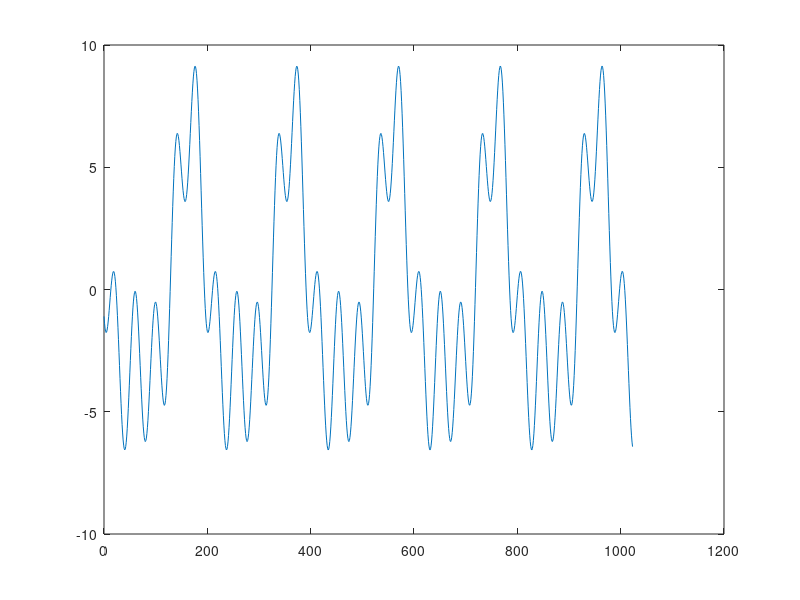
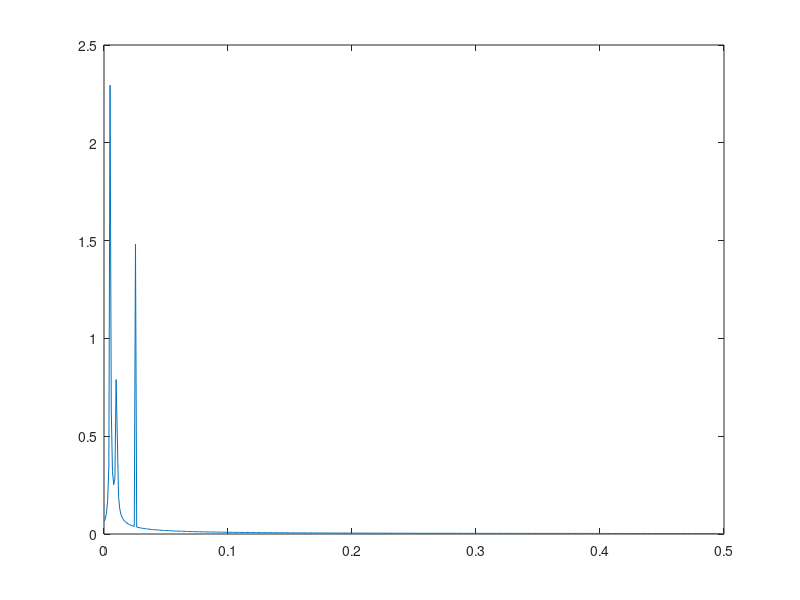
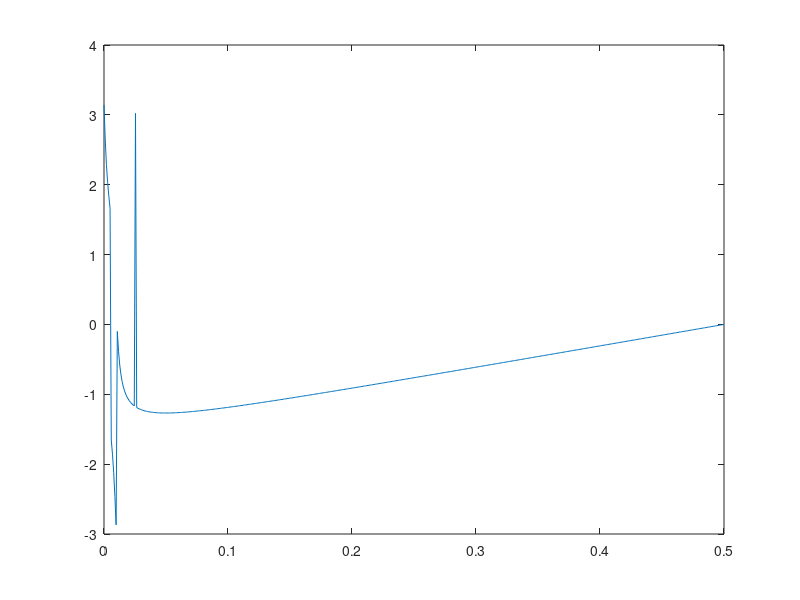

Source code (MATLAB) for these figures, in order: (Note: this script raises an error after producing the figures.)
% R1.a)
M=2*512;
w0=5.2*2*pi/M;
samples=0:M-1;
for n=1:length(samples)
   x(n)=5*cos(w0*samples(n) +1)+ 2*cos(2*w0*samples(n) +2) +...
       3*cos(5*w0*samples(n) + 3); 
end

% R1.b)
plot(samples,x);

% R1.c)
N=2*512;
dfourier=fft(x);
fs=1;
f=fs*(0:N/2)/N;
figure()
plot(f,abs(dfourier(1:M/2 +1)/M))
figure()
plot(f,angle(dfourier(1:M/2 +1)/M))

% R1.d)
% determine the 3 maximum in the vector and its indices
[sortedv, indices] = sort(abs(dfourier(1:512/2 +1)/512), 'descend');
max3=sortedv(1:3);
ind3=indices(1:3);
freq3=[f(ind3(1)),f(ind3(2)),f(ind3(3))];

% recontruct the initial function from the fourier transform
for i=1:M % x(i)
   z(i)=0;
    for j=1:N
        if j== ind3(1) || j== ind3(2) || j== ind3(3) 
            z(i)= z(i) + dfourier(j)*exp(1i*2*pi*j*i/N);   
        end
    end
end
% o problema parace ser o ganho/escala


% R1.e)
% just do a plot

% R1.f)
% do with N=1024


% ---------------------------------------
% R2.a)
[p,Fs]=audioread('How_many_roads.wav');
% soundsc(p,Fs);

% R2.b) % get segment from sample 48500
seg=p(48500:48500+2048-1);


% R2.c)
